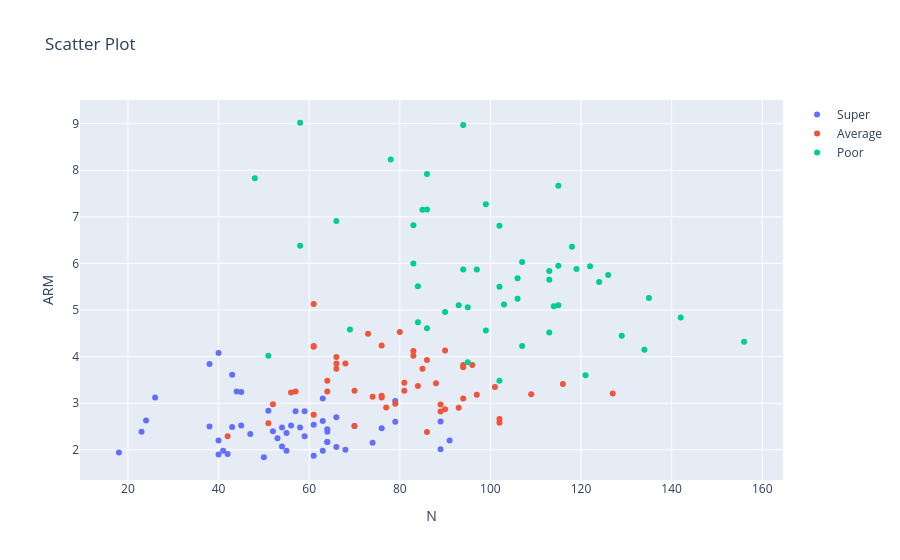

Notebook code for this chart:
### Code cell
# scatter plot

df = pd.read_excel("D:/UC.library/Mestrado/1_ANO/2_semestre/RP/PL/data_sets/CORK_STOPPERS.XLS", sheet_name = "Data")
df = pd.DataFrame(df.dropna())
quality = ["Super", "Average", "Poor"]
df["C"] = df["C"].map({1 : quality[0], 2 : quality[1], 3 : quality[2]})
fig1 = px.scatter(df, x = "N.1", y = "ARM", title = "Scatter Plot", color = "C", labels= {"N.1":"N", "ARM" : "ARM", "C": ""})
fig1.show()
print(df["N.1"])

### Figure 1 — Plotly figure (JSON) as saved in the notebook; plotly's stock layout.template omitted (floating-point values rounded to 4 significant figures)
{"data": [{"hovertemplate": "=Super<br>N=%{x}<br>ARM=%{y}<extra></extra>", "legendgroup": "Super", "marker": {"color": "#636efa", "symbol": "circle"}, "mode": "markers", "name": "Super", "orientation": "v", "showlegend": true, "type": "scatter", "x": [41.0, 42.0, 26.0, 63.0, 45.0, 55.0, 57.0, 66.0, 64.0, 38.0, 40.0, 54.0, 55.0, 54.0, 59.0, 74.0, 63.0, 70.0, 56.0, 38.0, 45.0, 61.0, 91.0, 61.0, 66.0, 50.0, 63.0, 51.0, 24.0, 64.0, 64.0, 53.0, 43.0, 79.0, 44.0, 79.0, 58.0, 68.0, 18.0, 64.0, 59.0, 40.0, 40.0, 43.0, 89.0, 23.0, 47.0, 76.0, 52.0, 89.0], "xaxis": "x", "y": [1.98, 1.91, 3.12, 1.98, 3.24, 1.98, 2.83, 2.06, 2.44, 2.5, 4.08, 2.07, 2.36, 2.48, 2.83, 2.15, 3.1, 2.51, 2.52, 3.84, 2.52, 2.54, 2.2, 1.87, 2.7, 1.84, 2.62, 2.84, 2.63, 2.17, 2.17, 2.25, 2.49, 3.05, 3.25, 2.6, 2.48, 2.0, 1.94, 2.39, 2.29, 2.2, 1.9, 3.61, 2.61, 2.39, 2.34, 2.46, 2.4, 2.01], "yaxis": "y"}, {"hovertemplate": "=Average<br>N=%{x}<br>ARM=%{y}<extra></extra>", "legendgroup": "Average", "marker": {"color": "#EF553B", "symbol": "circle"}, "mode": "markers", "name": "Average", "orientation": "v", "showlegend": true, "type": "scatter", "x": [76.0, 77.0, 81.0, 74.0, 70.0, 70.0, 76.0, 52.0, 42.0, 81.0, 56.0, 102.0, 86.0, 88.0, 109.0, 57.0, 61.0, 61.0, 61.0, 101.0, 96.0, 64.0, 94.0, 51.0, 61.0, 68.0, 84.0, 127.0, 93.0, 94.0, 90.0, 66.0, 66.0, 85.0, 102.0, 94.0, 83.0, 89.0, 79.0, 66.0, 83.0, 90.0, 97.0, 80.0, 76.0, 116.0, 86.0, 64.0, 89.0, 73.0], "xaxis": "x", "y": [3.16, 2.91, 3.27, 3.14, 2.51, 3.27, 3.12, 2.98, 2.29, 3.44, 3.23, 2.58, 2.38, 3.43, 3.19, 3.25, 5.13, 4.21, 2.75, 3.35, 3.82, 3.48, 3.77, 2.57, 4.23, 3.85, 3.37, 3.21, 2.9, 3.1, 2.87, 3.74, 3.99, 3.74, 2.66, 3.82, 4.02, 2.82, 2.99, 3.85, 4.12, 4.13, 3.18, 4.53, 4.24, 3.41, 3.93, 3.25, 2.97, 4.49], "yaxis": "y"}, {"hovertemplate": "=Poor<br>N=%{x}<br>ARM=%{y}<extra></extra>", "legendgroup": "Poor", "marker": {"color": "#00cc96", "symbol": "circle"}, "mode": "markers", "name": "Poor", "orientation": "v", "showlegend": true, "type": "scatter", "x": [115.0, 118.0, 66.0, 102.0, 94.0, 107.0, 124.0, 58.0, 48.0, 86.0, 122.0, 58.0, 86.0, 99.0, 97.0, 115.0, 84.0, 69.0, 106.0, 78.0, 113.0, 102.0, 115.0, 107.0, 95.0, 51.0, 90.0, 114.0, 86.0, 84.0, 94.0, 142.0, 83.0, 129.0, 85.0, 113.0, 103.0, 156.0, 119.0, 102.0, 135.0, 106.0, 134.0, 113.0, 99.0, 83.0, 121.0, 95.0, 93.0, 126.0], "xaxis": "x", "y": [5.1, 6.36, 6.91, 3.48, 5.87, 4.23, 5.6, 6.38, 7.83, 4.61, 5.94, 9.02, 7.16, 4.56, 5.87, 7.67, 5.51, 4.58, 5.24, 8.23, 4.52, 6.81, 5.95, 6.03, 3.88, 4.02, 4.96, 5.08, 7.92, 4.74, 8.97, 4.84, 6.0, 4.45, 7.15, 5.65, 5.12, 4.32, 5.88, 5.5, 5.26, 5.68, 4.15, 5.84, 7.27, 6.82, 3.6, 5.06, 5.1, 5.75], "yaxis": "y"}], "layout": {"legend": {"title": {"text": ""}, "tracegroupgap": 0}, "title": {"text": "Scatter Plot"}, "xaxis": {"anchor": "y", "domain": [0, 1], "title": {"text": "N"}}, "yaxis": {"anchor": "x", "domain": [0, 1], "title": {"text": "ARM"}}}}
